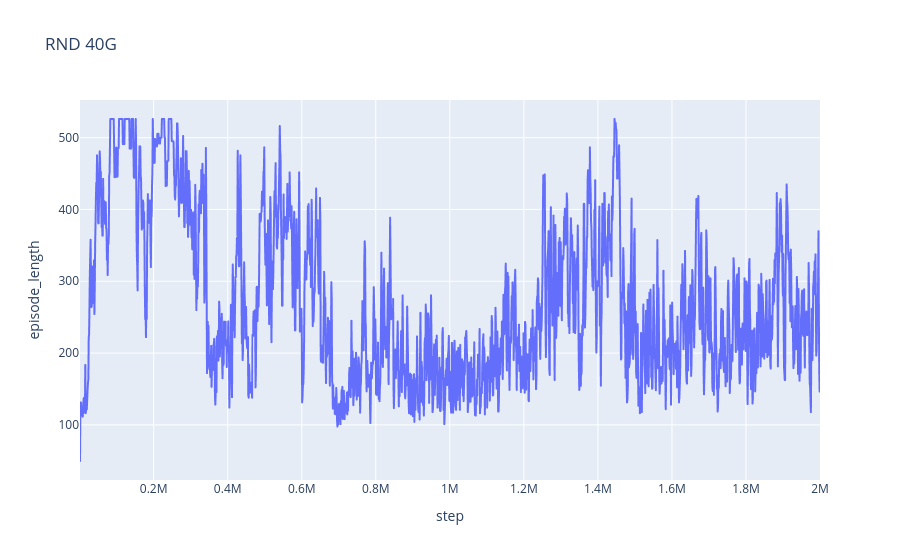

Source (notebook cell):
### Code cell
train = pd.read_csv("logs/health_gathering_40g_rnd/2026-01-17-11-09-01/train.log")
fig = px.line(train, x="step", y="episode_length", title="RND 40G")
fig.show()

### Figure 1 — Plotly figure (JSON) as saved in the notebook; plotly's stock layout.template omitted (floating-point values rounded to 4 significant figures; data arrays with more than 128 entries replaced by an {"elided": "..."} marker saying what was removed)
{"data": [{"hovertemplate": "step=%{x}<br>episode_length=%{y}<extra></extra>", "legendgroup": "", "line": {"color": "#636efa", "dash": "solid"}, "marker": {"symbol": "circle"}, "mode": "lines", "name": "", "showlegend": false, "type": "scattergl", "x": {"elided": "1953 int values"}, "xaxis": "x", "y": {"elided": "1953 float values"}, "yaxis": "y"}], "layout": {"legend": {"tracegroupgap": 0}, "title": {"text": "RND 40G"}, "xaxis": {"anchor": "y", "domain": [0, 1], "title": {"text": "step"}}, "yaxis": {"anchor": "x", "domain": [0, 1], "title": {"text": "episode_length"}}}}
